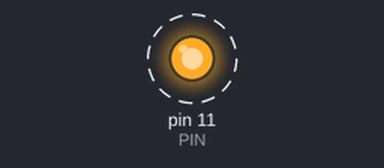
The program below on a simulated Raspberry Pi (header pin numbers). Shown: output pins drawn as LEDs (lit = HIGH). Dashed ring = blinking. At 100.0 s the program stops and its outputs stay as they are.

Above: at 0.5 s.
Timing chart, 0 to 4.6 s (numbered marks = the images above):
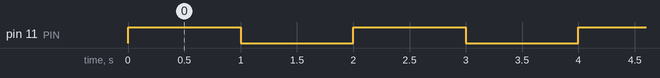

Measured:
- by itself, pin 11 (PIN): alternates HIGH for 1.0 s and LOW for 1.0 s, 100 changes in all, then stays LOW

The program:

blink.py
```python
#!/usr/bin/env python3
# Blink PIN11/ GPIO17 50 times

import RPi.GPIO as GPIO
import time

MODE=GPIO.BOARD # or MODE=GPIO.BCM
PIN=11 # or PIN=17

def setup():
	# Use Raspberry Pi board pin numbers
	GPIO.setmode(MODE)
	# set up GPIO output channel
	GPIO.setup(PIN, GPIO.OUT)

# blinking function
def blink(pin):
	GPIO.output(pin,GPIO.HIGH)
	time.sleep(1)
	GPIO.output(pin,GPIO.LOW)
	time.sleep(1)
	return

# call blink 50 times
def loop():
	for i in range(0,50):
		blink(PIN)

try:
	setup()
	loop()
except:
	pass
GPIO.cleanup()
```
